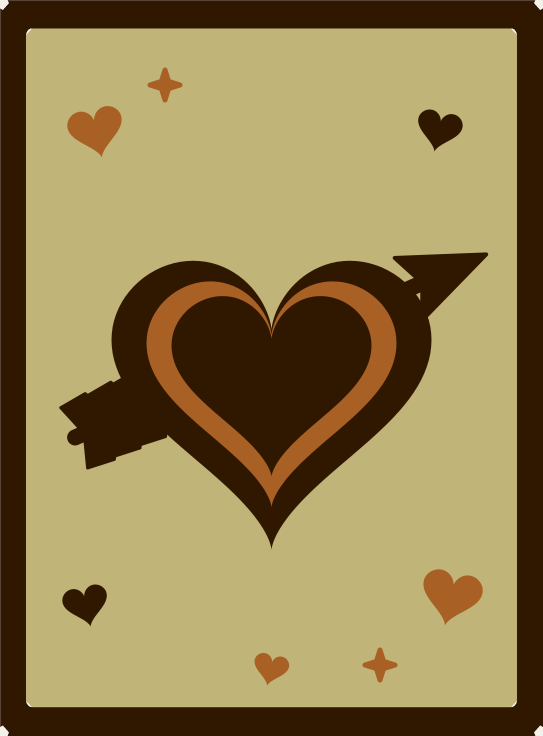
#> input picture Lantern/source/valentines/artwork-v2/valentines_1_heart_and_arrow.png, 1086 x 1471 px (shown at 1/2 size)
$ python make_sheet.py
#> lines starting #> are read from the running program, lines starting #| are printed output that depends on the picture
from PIL import Image, ImageDraw, ImageFont
import os
OUT=os.path.dirname(os.path.dirname(os.path.abspath(__file__)))
F='/usr/share/fonts/truetype/dejavu/DejaVuSans-Bold.ttf'; Fr='/usr/share/fonts/truetype/dejavu/DejaVuSans.ttf'
f=lambda s,b=True: ImageFont.truetype(F if b else Fr,s)
panels=[('valentines_1_heart_and_arrow.png','Heart and Cupid’s arrow'),('valentines_2_rose_bouquet.png','Rose bouquet'),
        ('valentines_3_box_of_chocolates.png','Box of chocolates'),('valentines_4_cupid.png','Cupid with bow and arrow')]
PW,PH=1086,1471; M=70; top=300; cap=90
W=M*3+PW*2; H=top+(PH+cap+M)*2+40
s=Image.new('RGB',(W,H),(244,240,232)); d=ImageDraw.Draw(s)
#> after `s = Image.new('RGB', (W, H), (244, 240, 232))`:
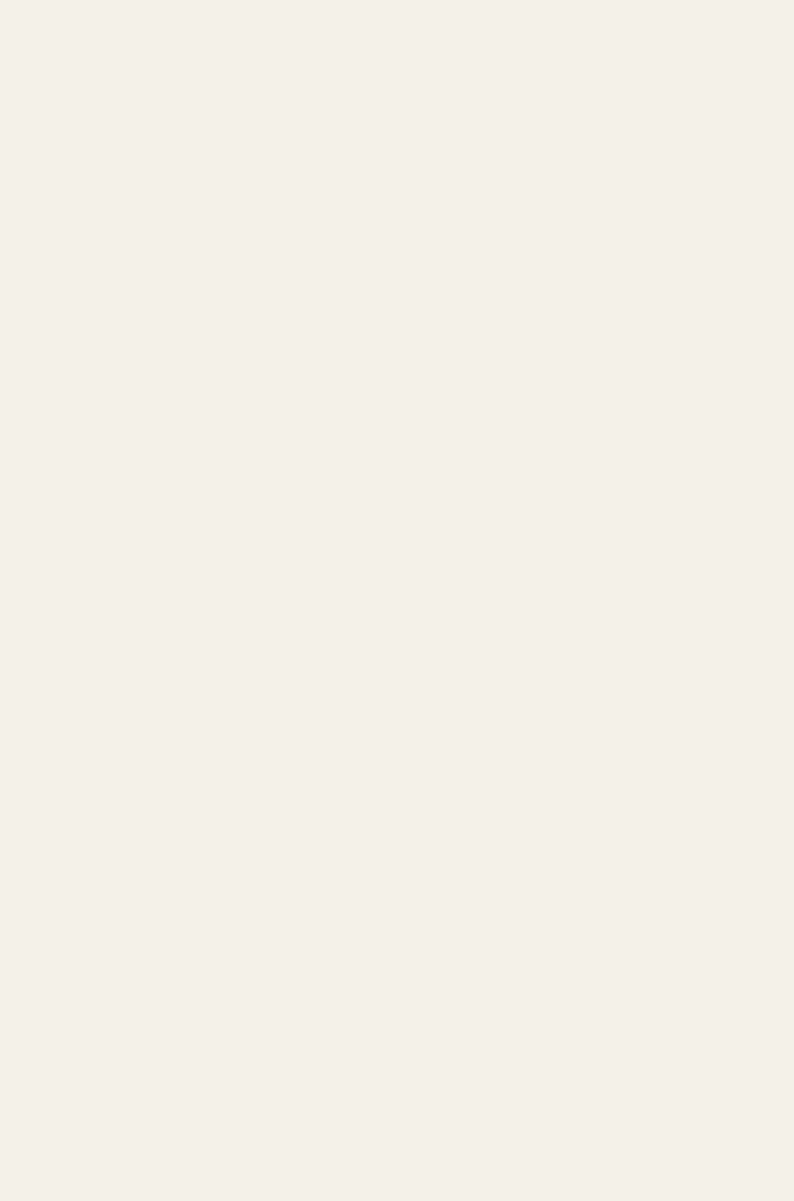
#> s: PIL image 2382x3602 RGB (shown at 1/3 size); mean R, G, B 244, 240, 232
d.text((M,50),"IMAGES FOR APPROVAL — NO STL",font=f(84),fill=(48,24,0))
d.text((M,160),"Valentine's Day lantern panels v2 · 2D artwork only, not an exported STL · 77.5 × 105 mm panels",font=f(38,False),fill=(48,24,0))
d.text((M,215),"SIMULATED backlighting (not a photo): cream = 0.7 mm, amber = 1.1 mm, dark brown = 1.8 mm.",font=f(34,False),fill=(90,60,30))
d.text((M,252),"The 77.5 × 105 × 1.8 mm panels have been printed and fit the lantern well (confirmed by Shannon, Nov 2026).",font=f(34,False),fill=(90,60,30))
for i,(fn,lab) in enumerate(panels):
    x=M+(i%2)*(PW+M); y=top+(i//2)*(PH+cap+M)
    s.paste(Image.open(f'{OUT}/{fn}').convert('RGB'),(x,y)); d.text((x,y+PH+18),f'{i+1}  {lab}',font=f(46),fill=(48,24,0))
#> after `s.paste(Image.open(f'{OUT}/{fn}').convert('RGB'), (x, y))`:
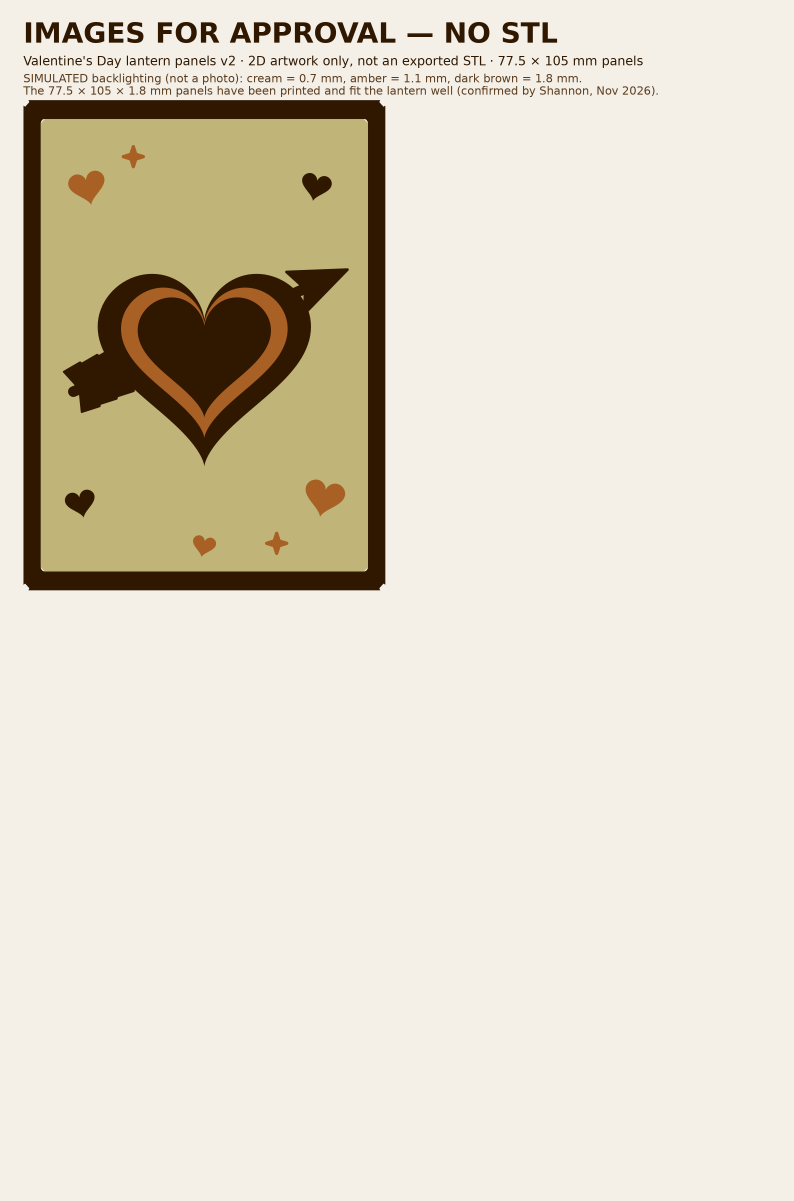
#> s: PIL image 2382x3602 RGB (shown at 1/3 size); mean R, G, B 224.4, 217.5, 201.7
#> pass 2 of the loop `for i,(fn,lab) in enumerate(panels):`:
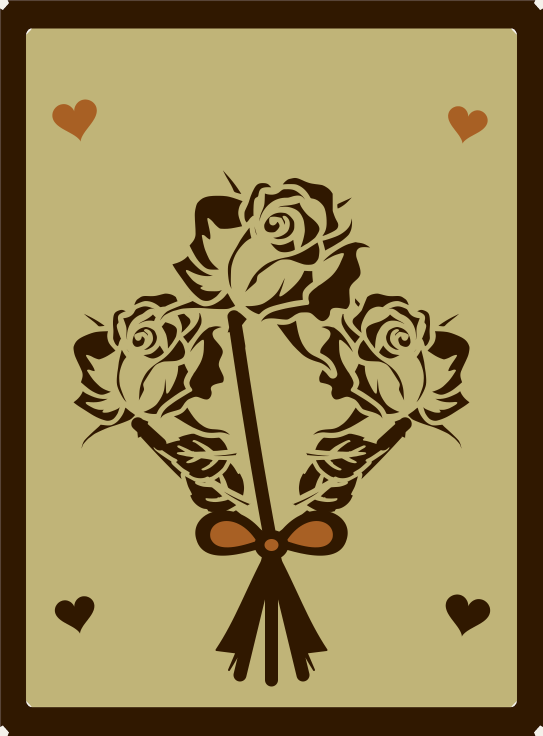
#> input picture Lantern/source/valentines/artwork-v2/valentines_2_rose_bouquet.png, 1086 x 1471 px (shown at 1/2 size)
#> `s.paste(Image.open(f'{OUT}/{fn}').convert('RGB'), (x, y))`:
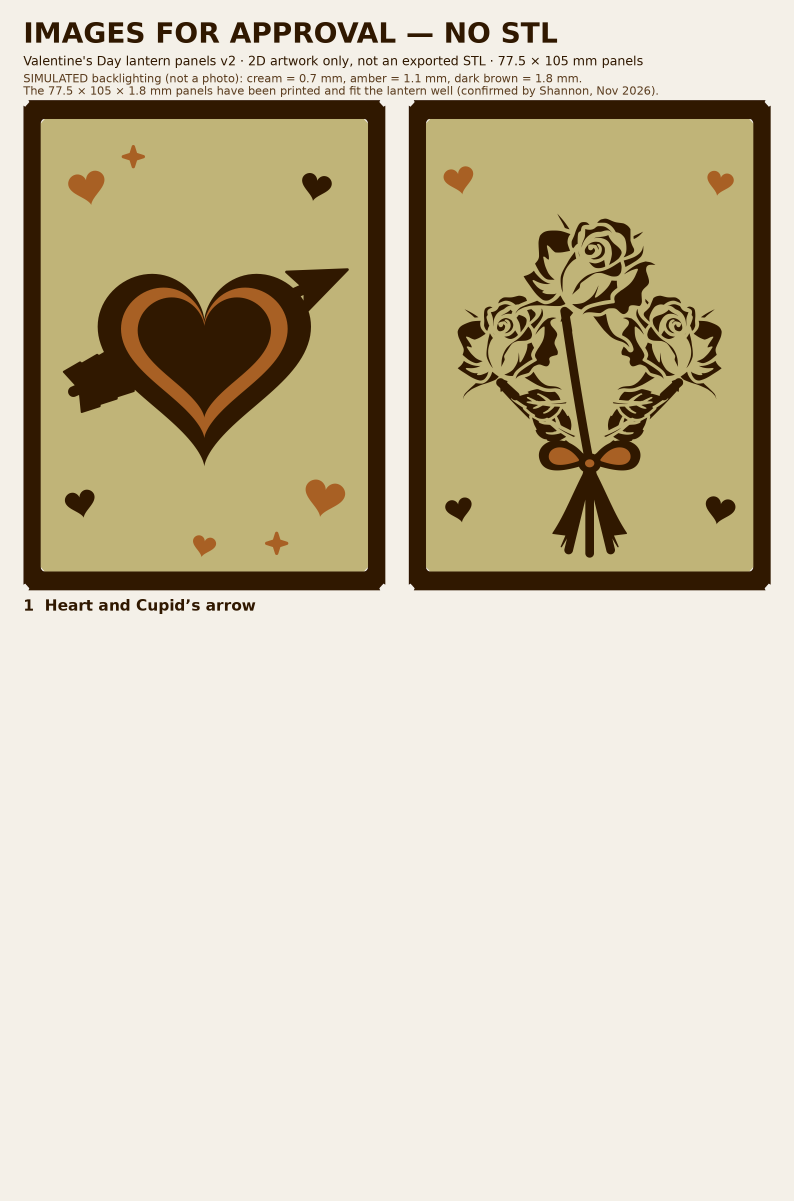
#> s: PIL image 2382x3602 RGB (shown at 1/3 size); mean R, G, B 207, 198, 174.3
#> pass 3 of the loop `for i,(fn,lab) in enumerate(panels):`:
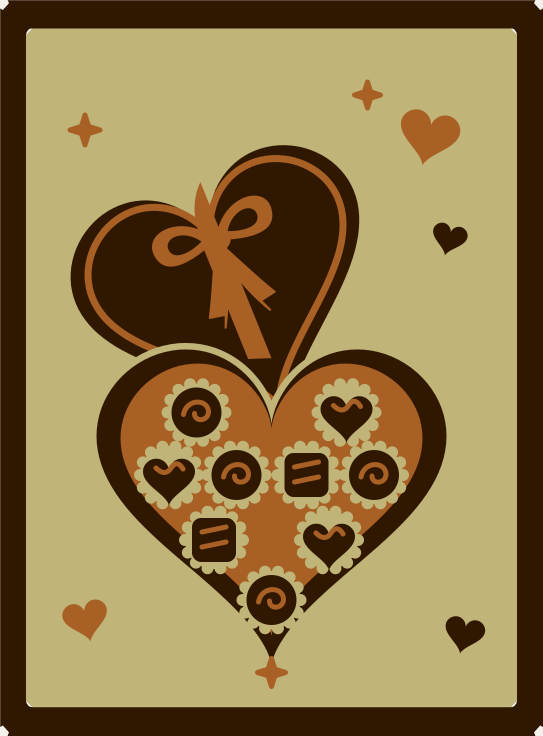
#> input picture Lantern/source/valentines/artwork-v2/valentines_3_box_of_chocolates.png, 1086 x 1471 px (shown at 1/2 size)
#> `s.paste(Image.open(f'{OUT}/{fn}').convert('RGB'), (x, y))`:
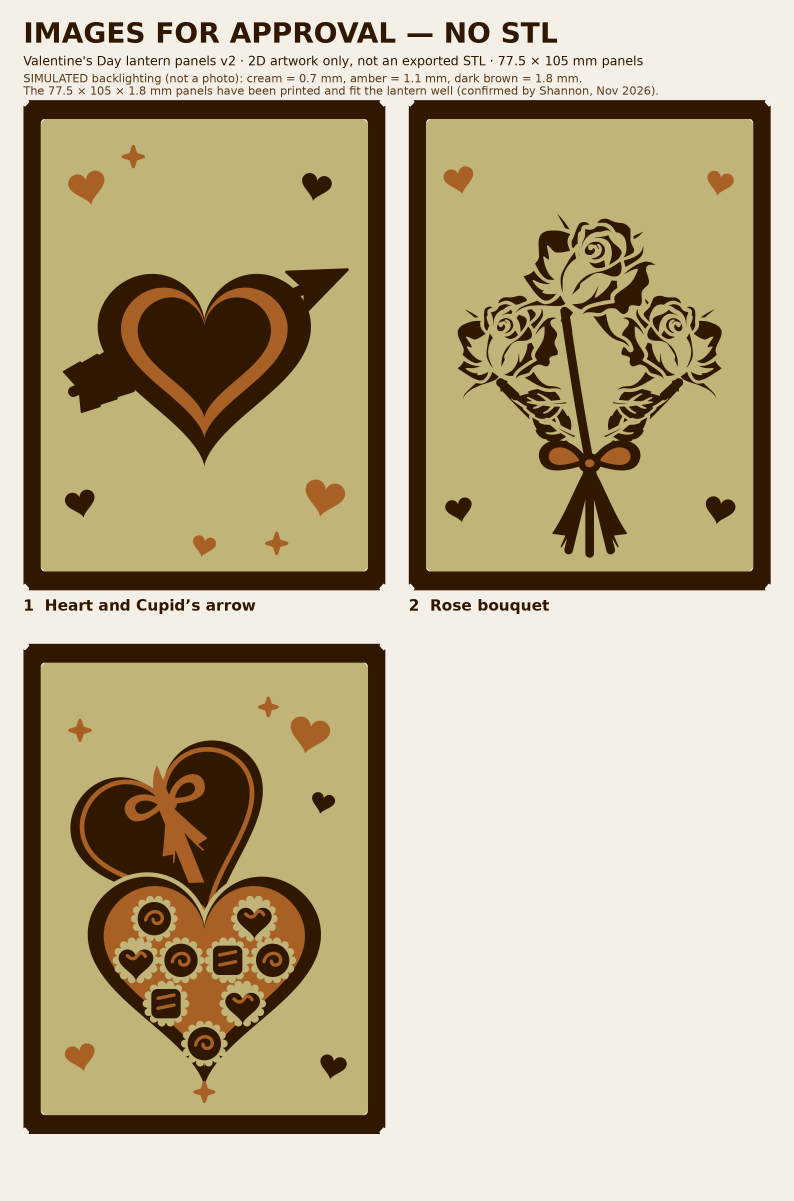
#> s: PIL image 2382x3602 RGB (shown at 1/3 size); mean R, G, B 188.1, 175.7, 144.5
#> the loop made 4 passes; the first 3 are shown
s.save(f'{OUT}/VALENTINES_v2_FOUR_UP_IMAGES_FOR_APPROVAL.png')
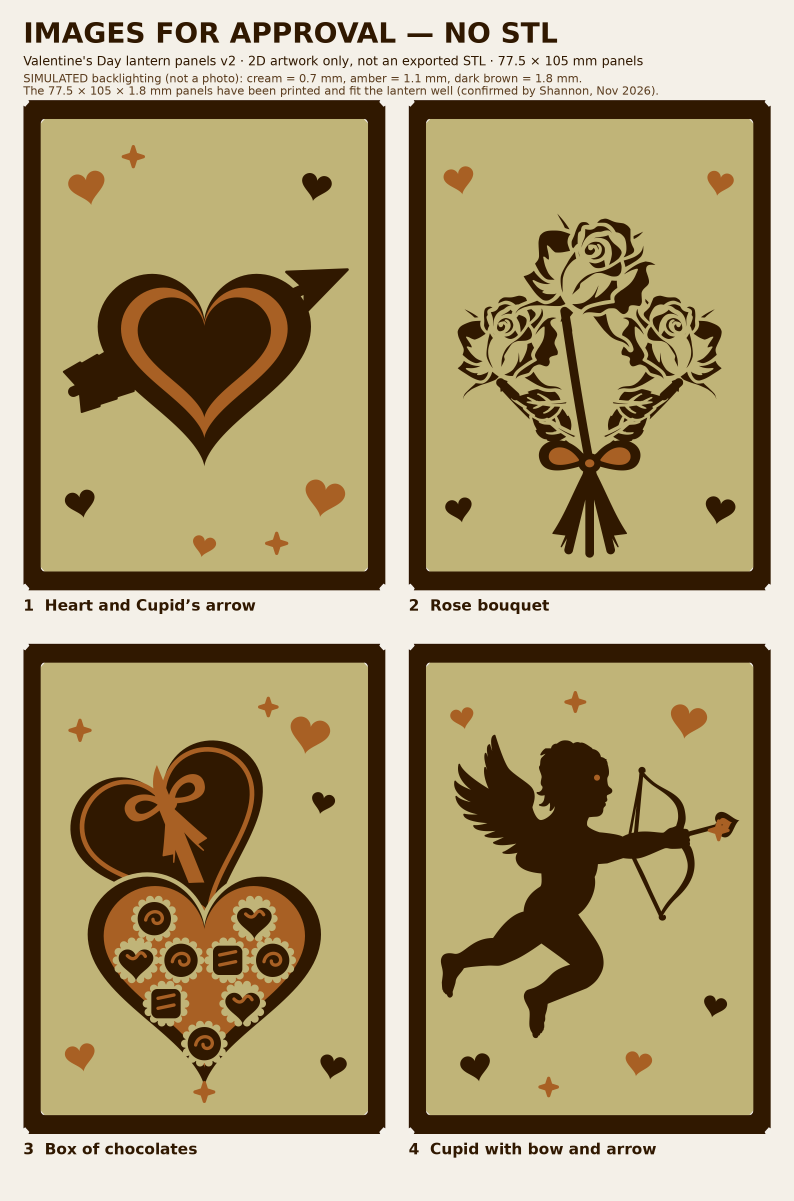
#> saved as VALENTINES_v2_FOUR_UP_IMAGES_FOR_APPROVAL.png: PIL image 2382x3602 RGB (shown at 1/3 size); mean R, G, B 169.3, 154.5, 115.8
s.resize((W//4,H//4),Image.LANCZOS).save(f'{OUT}/check_fourup_quarter_scale.png')
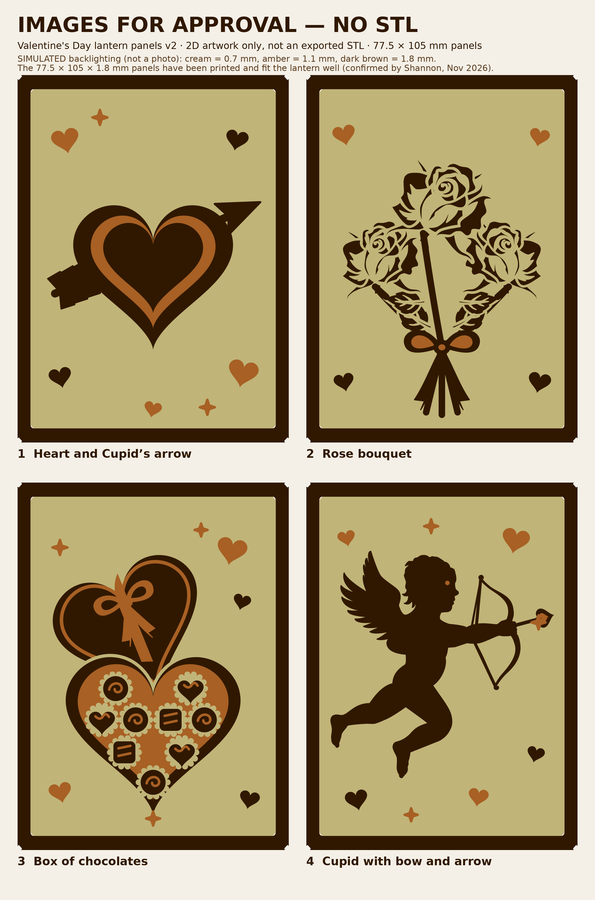
#> saved as check_fourup_quarter_scale.png: PIL image 595x900 RGB; mean R, G, B 169.3, 154.5, 116.1
